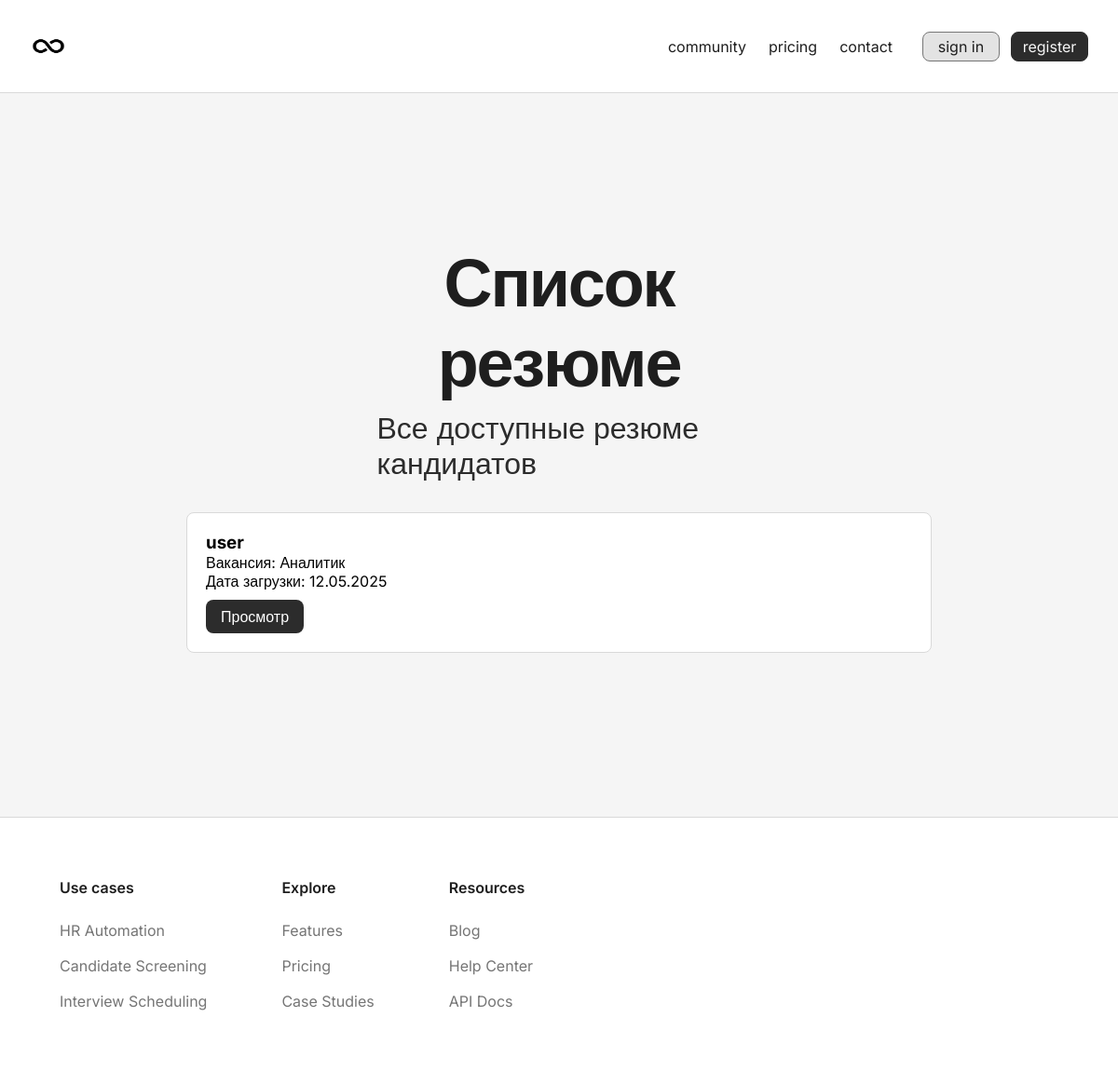
/view_resume/, run on an earlier commit of the app's database.
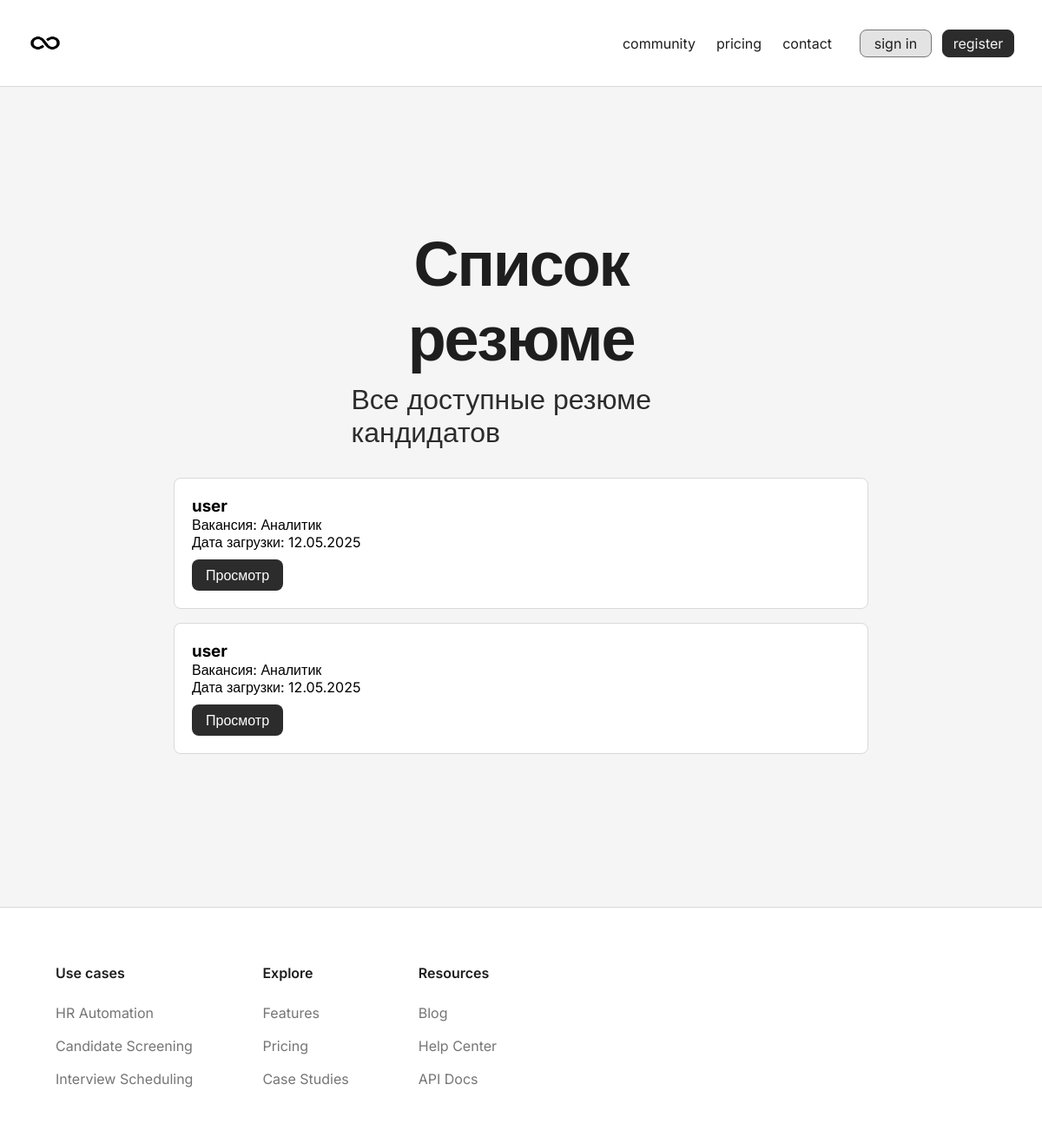
And on a later commit of the database.
### download/models.py (models this page shows, shortened)
class Resume(models.Model):
    FORMAT_CHOICES = [
        ('pdf', 'PDF'),
        ('doc', 'DOC/DOCX'),
    ]
    user    = models.ForeignKey(User, on_delete=models.CASCADE, verbose_name="Пользователь")
    vacancy = models.ForeignKey(Vacancy, on_delete=models.CASCADE, verbose_name="Вакансия")
    file    = models.FileField("Файл резюме", upload_to='resumes/')
    fmt     = models.CharField("Формат", max_length=4, choices=FORMAT_CHOICES)
    uploaded_at = models.DateTimeField("Дата загрузки", auto_now_add=True)

class Vacancy(models.Model):
    title = models.CharField("Вакансия", max_length=200)
    description = models.TextField("Описание", blank=True)

### view_resume/views.py (the view)
# urls.py: path('', views.resume_list, name='resume_list'),
def resume_list(request):
    resumes = Resume.objects.select_related('user', 'vacancy').order_by('-uploaded_at')
    vacancies = Vacancy.objects.all()
    return render(request, 'view_resume/resume_list.html', {
        'resumes': resumes,
        'vacancies': vacancies
    })

### view_resume/templates/view_resume/resume_list.html (shortened to what this page needs)
{% extends "view_resume/base.html" %}
{% block content %}
<div class="hero-form">
    <div class="text-content">
        <h1 class="title">Список резюме</h1>
        <p class="subtitle">Все доступные резюме кандидатов</p>
    </div>
    <div class="resume-list">
        {% for resume in resumes %}
        <div class="resume-item">
            <h3>{{ resume.user.get_full_name|default:resume.user.username }}</h3>
            <p>Вакансия: {{ resume.vacancy.title }}</p>
            <p>Дата загрузки: {{ resume.uploaded_at|date:"d.m.Y" }}</p>
            <a href="{% url 'resume_detail' resume.id %}" class="view-btn">Просмотр</a>
        </div>
        {% empty %}
        <p>Нет доступных резюме</p>
        {% endfor %}
    </div>
</div>
{% endblock %}

### view_resume/templates/view_resume/base.html (shortened to what this page needs)
{% load static %}
<!DOCTYPE html>
<html lang="ru">
<head>
</head>
<body>
    <header class="header">
        <div class="header-container">
            <div class="header-content">
                <img src="{% static 'images/logo-without-background.jpg' %}" alt="Логотип" class="logo">
                <nav class="nav-list">
                    <a href="#" class="nav-pill">community</a>
                    <a href="#" class="nav-pill">pricing</a>
                    <a href="#" class="nav-pill">contact</a>
                </nav>
            </div>
            <div class="auth-buttons">
                <button class="btn btn-login">sign in</button>
                <button class="btn btn-register">register</button>
            </div>
        </div>
    </header>
    <main class="page-wrapper">
        {% block content %}{% endblock %}
    </main>
    <footer class="footer">
        <div class="footer-container">
            <div class="footer-left">
                <div class="footer-column">
                    <h3 class="footer-heading">Use cases</h3>
                    <a href="#" class="footer-link">HR Automation</a>
                    <a href="#" class="footer-link">Candidate Screening</a>
                    <a href="#" class="footer-link">Interview Scheduling</a>
                </div>
                <div class="footer-column">
                    <h3 class="footer-heading">Explore</h3>
                    <a href="#" class="footer-link">Features</a>
                    <a href="#" class="footer-link">Pricing</a>
                    <a href="#" class="footer-link">Case Studies</a>
                </div>
                <div class="footer-column">
                    <h3 class="footer-heading">Resources</h3>
                    <a href="#" class="footer-link">Blog</a>
                    <a href="#" class="footer-link">Help Center</a>
                    <a href="#" class="footer-link">API Docs</a>
                </div>
            </div>
        </div>
    </footer>
</body>
</html>

### view_resume/templates/view_resume/base.html (style rules this page uses)
* { margin: 0; padding: 0; box-sizing: border-box; }
body { font-family: 'Inter', sans-serif; background: #FFFFFF; display: flex; flex-direction: column; min-height: 100vh; width: 100%; }
.page-wrapper { width: 100%; display: flex; flex-direction: column; align-items: center; flex: 1; background: #FFFFFF; }
.header { box-sizing: border-box; display: flex; justify-content: center; width: 100%; background: #FFFFFF; border-bottom: 1px solid #D9D9D9; }
.header-container { display: flex; justify-content: space-between; align-items: center; width: 1200px; padding: 32px; }
.header-content { display: flex; flex-direction: row; align-items: center; padding: 0px; gap: 24px; flex: none; order: 0; flex-grow: 0; }
.logo { width: 40px; height: 35px; flex: none; order: 0; flex-grow: 0; }
.nav-list { display: flex; flex-direction: row; flex-wrap: wrap; justify-content: flex-end; align-items: flex-start; align-content: flex-end; padding: 0px; gap: 8px; width: 870px; height: 32px; flex: none; order: 1; flex-grow: 1; }
.nav-pill { display: flex; flex-direction: row; justify-content: center; align-items: center; padding: 8px; gap: 8px; height: 32px; border-radius: 8px; text-decoration: none; font-family: 'Inter'; font-style: normal; font-weight: 400; font-size: 16px; line-height: 100%; color: #1E1E1E; flex: none; }
.auth-buttons { display: flex; align-items: center; gap: 12px; }
.btn { box-sizing: border-box; display: flex; justify-content: center; align-items: center; padding: 8px; width: 83px; height: 32px; border-radius: 8px; font-family: 'Inter'; font-style: normal; font-weight: 400; font-size: 16px; line-height: 16px; cursor: pointer; }
.btn-login { background: #E3E3E3; border: 1px solid #767676; color: #1E1E1E; }
.btn-register { background: #2C2C2C; border: 1px solid #2C2C2C; color: #F5F5F5; }
.footer { display: flex; justify-content: center; width: 100%; background: #FFFFFF; border-top: 1px solid #D9D9D9; }
.footer-container { display: flex; justify-content: space-between; width: 1200px; padding: 64px; }
.footer-left { display: flex; gap: 80px; }
.footer-column { display: flex; flex-direction: column; gap: 16px; }
.footer-heading { font-weight: 600; font-size: 16px; line-height: 22px; color: #1E1E1E; margin-bottom: 8px; }
.footer-link { font-weight: 400; font-size: 16px; line-height: 22px; color: #757575; text-decoration: none; }
.hero-form { display: flex; flex-direction: column; justify-content: center; align-items: center; padding: 160px 24px; gap: 32px; width: 100%; background: #F5F5F5; flex: none; }
.text-content { display: flex; flex-direction: column; align-items: center; padding: 0; gap: 8px; width: 391px; height: auto; }
.title { width: 100%; font-weight: 700; font-size: 72px; line-height: 120%; text-align: center; letter-spacing: -0.03em; color: #1E1E1E; margin: 0; }
.subtitle { width: 100%; font-weight: 400; font-size: 32px; line-height: 120%; display: flex; align-items: center; justify-content: center; color: #2C2C2C; margin: 0; }

### view_resume/templates/view_resume/resume_list.html (style rules this page uses)
.resume-list { width: 100%; max-width: 800px; margin: 0 auto; }
.resume-item { background: #FFFFFF; border: 1px solid #D9D9D9; border-radius: 8px; padding: 20px; margin-bottom: 16px; }
.view-btn { display: inline-block; padding: 8px 16px; background: #2C2C2C; color: white; border-radius: 8px; text-decoration: none; margin-top: 10px; }

What changed in the data, as far as the page shows it:
added Resume: user.get_full_name "user", vacancy "Аналитик", uploaded_at "12.05.2025"
